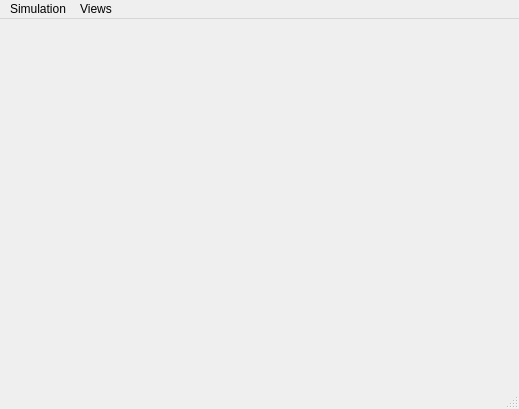
<ui version="4.0" >
 <class>MainWindowClass</class>
 <widget class="QMainWindow" name="MainWindowClass" >
  <property name="geometry" >
   <rect>
    <x>0</x>
    <y>0</y>
    <width>519</width>
    <height>409</height>
   </rect>
  </property>
  <property name="windowTitle" >
   <string>MainWindow</string>
  </property>
  <widget class="QWidget" name="centralwidget" />
  <widget class="QMenuBar" name="menubar" >
   <property name="geometry" >
    <rect>
     <x>0</x>
     <y>0</y>
     <width>519</width>
     <height>21</height>
    </rect>
   </property>
   <widget class="QMenu" name="menuSimulation" >
    <property name="title" >
     <string>Simulation</string>
    </property>
    <addaction name="actionStart" />
    <addaction name="actionStop" />
    <addaction name="actionRestart" />
    <addaction name="separator" />
    <addaction name="actionExit" />
   </widget>
   <widget class="QMenu" name="menuViews" >
    <property name="title" >
     <string>Views</string>
    </property>
    <addaction name="actionNew_Viewport" />
   </widget>
   <addaction name="menuSimulation" />
   <addaction name="menuViews" />
  </widget>
  <widget class="QStatusBar" name="statusbar" />
  <action name="actionExit" >
   <property name="text" >
    <string>Exit</string>
   </property>
  </action>
  <action name="actionStart" >
   <property name="text" >
    <string>Start</string>
   </property>
  </action>
  <action name="actionStop" >
   <property name="text" >
    <string>Stop</string>
   </property>
  </action>
  <action name="actionRestart" >
   <property name="text" >
    <string>Restart</string>
   </property>
  </action>
  <action name="actionNew_Viewport" >
   <property name="text" >
    <string>New Viewport</string>
   </property>
  </action>
 </widget>
 <resources/>
 <connections/>
</ui>
